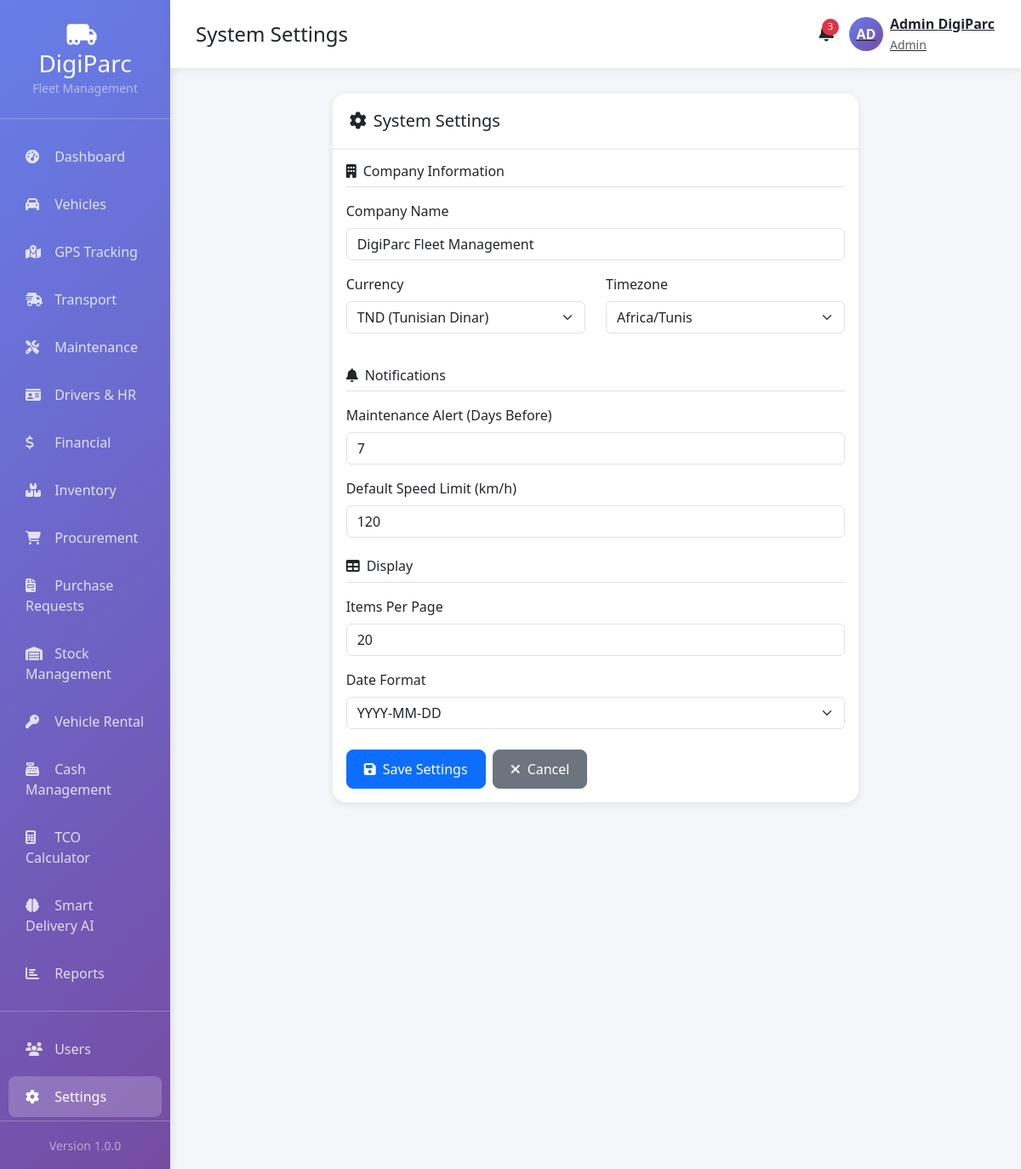
The app's page /settings (signed in) with its own data.
### tables this page shows
CREATE TABLE IF NOT EXISTS `settings` (
  `id` INT(11) UNSIGNED NOT NULL AUTO_INCREMENT,
  `setting_key` VARCHAR(50) NOT NULL UNIQUE,
  `setting_value` TEXT,
  `setting_type` ENUM('string', 'number', 'boolean', 'json') NOT NULL DEFAULT 'string',
  `description` TEXT,
  `updated_by` INT(11) UNSIGNED,
  `updated_at` TIMESTAMP DEFAULT CURRENT_TIMESTAMP ON UPDATE CURRENT_TIMESTAMP,
  PRIMARY KEY (`id`),
  FOREIGN KEY (`updated_by`) REFERENCES `users`(`id`) ON DELETE SET NULL
);

### app/controllers/Settings.php (called while the page is built, shortened)
<?php
class Settings extends Controller {
    private $settingModel;
    public function __construct() {
        $this->settingModel = $this->model('Setting');
    }
    public function index() {
        $settings = $this->settingModel->getAllSettings();
        $data = [
            'settings' => $settings,
            'active_menu' => 'settings',
            'page_title' => 'System Settings'
        ];
        $this->view('settings/index', $data);
    }
}

### app/core/App.php (called while the page is built, shortened)
<?php
class App {
    protected $method = 'index';
    public function __construct() {
        $url = $this->parseUrl();
        if (isset($url[0])) {
            if (file_exists(APP_PATH . '/controllers/' . ucfirst($url[0]) . '.php')) {
                unset($url[0]);
            }
        }
        $this->controller = new $this->controller;
        $this->params = $url ? array_values($url) : [];
        call_user_func_array([$this->controller, $this->method], $this->params);
    }
    public function parseUrl() {
        if (isset($_GET['url'])) {
            return explode('/', filter_var(rtrim($_GET['url'], '/'), FILTER_SANITIZE_URL));
        }
        return [];
    }
}

### index.php (called while the page is built, shortened)
<?php
require_once CONFIG_PATH . '/database.php';
require_once APP_PATH . '/core/App.php';
require_once APP_PATH . '/core/Controller.php';
require_once APP_PATH . '/core/Database.php';
$app = new App();

### app/core/Database.php (called while the page is built, shortened)
<?php
class Database {
    private $host = DB_HOST;
    private $dbname = DB_NAME;
    private $user = DB_USER;
    private $pass = DB_PASS;
    private $charset = DB_CHARSET;
    protected $pdo;
    protected $stmt;
    public function __construct() {
        $dsn = "mysql:host={$this->host};dbname={$this->dbname};charset={$this->charset}";
        try {
            $this->pdo = new PDO($dsn, $this->user, $this->pass, DB_OPTIONS);
        } catch (PDOException $e) {
            die("Database connection failed: " . $e->getMessage());
        }
    }
    public function query($sql) {
        $this->stmt = $this->pdo->prepare($sql);
        return $this;
    }
    public function execute() {
        return $this->stmt->execute();
    }
    public function fetchAll() {
        $this->execute();
        return $this->stmt->fetchAll();
    }
}

### app/models/Setting.php (called while the page is built, shortened)
<?php
class Setting extends Database {
    public function getAllSettings() {
        $this->query('SELECT * FROM settings ORDER BY setting_key');
        return $this->fetchAll();
    }
}

### app/views/settings/index.php (the view, shortened to what this page needs)
<?php
$data['title'] = 'System Settings';
require_once APP_PATH . '/views/includes/header.php';
?>
<div class="container-fluid">
    <div class="row">
        <?php require_once APP_PATH . '/views/includes/sidebar.php'; ?>
        <div class="col-md-9 col-lg-10 main-content">
            <?php require_once APP_PATH . '/views/includes/navbar.php'; ?>
            <div class="row">
                <div class="col-lg-8 mx-auto">
                    <div class="card">
                        <div class="card-header">
                            <h5 class="mb-0"><i class="fas fa-cog me-2"></i>System Settings</h5>
                        </div>
                        <div class="card-body">
                            <form method="POST">
                                <h6 class="border-bottom pb-2 mb-3"><i class="fas fa-building me-2"></i>Company Information</h6>
                                <div class="mb-3">
                                    <label class="form-label">Company Name</label>
                                    <input type="text"
                                           name="setting_company_name"
                                           class="form-control"
                                           value="<?php
                                           foreach ($data['settings'] as $s) {
                                               if ($s['setting_key'] === 'company_name') echo $s['setting_value'];
                                           }
                                           ?>">
                                </div>
                                <div class="row">
                                    <div class="col-md-6 mb-3">
                                        <label class="form-label">Currency</label>
                                        <select name="setting_currency" class="form-select">
                                            <?php
                                            $currencyValue = '';
                                            foreach ($data['settings'] as $s) {
                                                if ($s['setting_key'] === 'currency') $currencyValue = $s['setting_value'];
                                            }
                                            ?>
                                            <option value="TND" <?php echo $currencyValue === 'TND' ? 'selected' : ''; ?>>TND (Tunisian Dinar)</option>
                                        </select>
                                    </div>
                                    <div class="col-md-6 mb-3">
                                        <label class="form-label">Timezone</label>
                                        <select name="setting_timezone" class="form-select">
                                            <?php
                                            $timezoneValue = '';
                                            foreach ($data['settings'] as $s) {
                                                if ($s['setting_key'] === 'timezone') $timezoneValue = $s['setting_value'];
                                            }
                                            ?>
                                            <option value="Africa/Tunis" <?php echo $timezoneValue === 'Africa/Tunis' ? 'selected' : ''; ?>>Africa/Tunis</option>
                                        </select>
                                    </div>
                                </div>
                                <h6 class="border-bottom pb-2 mb-3 mt-4"><i class="fas fa-bell me-2"></i>Notifications</h6>
                                <div class="mb-3">
                                    <label class="form-label">Maintenance Alert (Days Before)</label>
                                    <input type="number"
                                           name="setting_maintenance_alert_days"
                                           class="form-control"
                                           value="<?php
                                           foreach ($data['settings'] as $s) {
                                               if ($s['setting_key'] === 'maintenance_alert_days') echo $s['setting_value'];
                                           }
                                           ?>">
                                </div>
                                <div class="mb-3">
                                    <label class="form-label">Default Speed Limit (km/h)</label>
                                    <input type="number"
                                           name="setting_speed_limit_default"
                                           class="form-control"
                                           value="<?php
                                           foreach ($data['settings'] as $s) {
                                               if ($s['setting_key'] === 'speed_limit_default') echo $s['setting_value'];
                                           }
                                           ?>">
                                </div>
                                <h6 class="border-bottom pb-2 mb-3 mt-4"><i class="fas fa-table me-2"></i>Display</h6>
                                <div class="mb-3">
                                    <label class="form-label">Items Per Page</label>
                                    <input type="number"
                                           name="setting_items_per_page"
                                           class="form-control"
                                           value="<?php
                                           foreach ($data['settings'] as $s) {
                                               if ($s['setting_key'] === 'items_per_page') echo $s['setting_value'];
                                           }
                                           ?>">
                                </div>
                                <div class="mb-3">
                                    <label class="form-label">Date Format</label>
                                    <select name="setting_date_format" class="form-select">
                                        <?php
                                        $dateFormatValue = '';
                                        foreach ($data['settings'] as $s) {
                                            if ($s['setting_key'] === 'date_format') $dateFormatValue = $s['setting_value'];
                                        }
                                        ?>
                                        <option value="Y-m-d" <?php echo $dateFormatValue === 'Y-m-d' ? 'selected' : ''; ?>>YYYY-MM-DD</option>
                                    </select>
                                </div>
                                <div class="d-flex gap-2 mt-4">
                                    <button type="submit" class="btn btn-primary">
                                        <i class="fas fa-save me-2"></i>Save Settings
                                    </button>
                                    <a href="<?php echo APP_URL; ?>/dashboard" class="btn btn-secondary">
                                        <i class="fas fa-times me-2"></i>Cancel
                                    </a>
                                </div>
                            </form>
                        </div>
                    </div>
                </div>
            </div>
        </div>
    </div>
</div>
<?php require_once APP_PATH . '/views/includes/footer.php'; ?>

### app/views/includes/header.php (style rules this page uses)
:root { --primary-color: #0d6efd; --secondary-color: #6c757d; --success-color: #198754; --danger-color: #dc3545; --warning-color: #ffc107; --info-color: #0dcaf0; --dark-color: #212529; --light-color: #f8f9fa; }
body { font-family: 'Segoe UI', Tahoma, Geneva, Verdana, sans-serif; background-color: #f4f6f9; }
.main-content { padding: 30px; }
.card { border-radius: 15px; border: none; box-shadow: 0 3px 10px rgba(0,0,0,0.08); margin-bottom: 25px; }
.card-header { background-color: transparent; border-bottom: 2px solid #f0f0f0; padding: 20px; font-weight: 600; }
.btn { border-radius: 8px; padding: 10px 20px; font-weight: 500; transition: all 0.3s; }

### records on screen
settings: setting_company_name "DigiParc Fleet Management"
settings: setting_currency "TND (Tunisian Dinar)"
settings: setting_timezone "Africa/Tunis"
settings: setting_maintenance_alert_days "7"
settings: setting_speed_limit_default "120"
settings: setting_items_per_page "20"
settings: setting_date_format "YYYY-MM-DD"

### other values on screen
APP_VERSION "1.0.0"
$data['page_title'] "System Settings"
$_SESSION['first_name'] "Admin"
$_SESSION['last_name'] "DigiParc"
$_SESSION['role'] "Admin"
